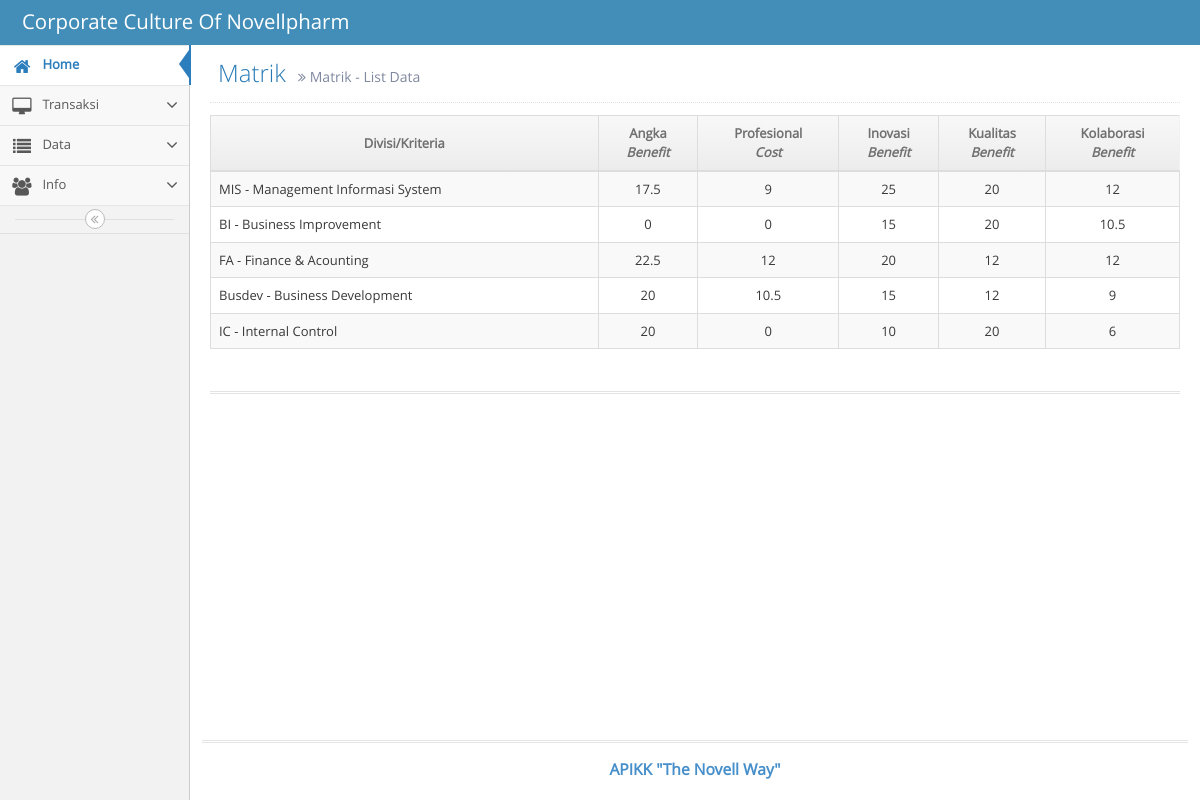
/index.php/matrik, run on the app's committed database.
### tables this page shows
CREATE TABLE `kriteria` (
  `idKriteria` int(11) NOT NULL AUTO_INCREMENT,
  `namaKriteria` text,
  `bobot` double DEFAULT NULL,
  `normalisasi` float DEFAULT NULL,
  `tipe` int(11) DEFAULT NULL,
  PRIMARY KEY (`idKriteria`)
);

CREATE TABLE `rangking` (
  `ialternativ` int(11) NOT NULL,
  `idKriteria` int(11) NOT NULL,
  `nilaiRangking` float DEFAULT NULL,
  `nilaivektor` float DEFAULT NULL,
  PRIMARY KEY (`ialternativ`,`idKriteria`),
  KEY `rangking_ibfk_1` (`idKriteria`)
);

### application/libraries/Template.php (called while the page is built)
<?php if ( ! defined('BASEPATH')) exit('No direct script access allowed');
class template {
		var $template_data = array();
		function set($name, $value)
		{
			$this->template_data[$name] = $value;
		}
		function load($template = '', $view = '' , $view_data = array(), $return = FALSE)
		{
			$this->CI =& get_instance();
			$this->set('contents', $this->CI->load->view($view, $view_data, TRUE));
			return $this->CI->load->view($template, $this->template_data, $return);
		}
}

### application/controllers/Matrik.php (called while the page is built, shortened)
<?php
class Matrik extends CI_Controller {
	public function index()
	{
		$data = array();
		$sql  = "SELECT DISTINCT(r.`ialternativ`),d.`tketerangan`,d.`vnamadivisi` FROM `rangking` r
			JOIN `alternativ` a ON a.`ialternativ` = r.`ialternativ`
			JOIN divisi d ON d.`idDivisi` = a.`idDivisi`";
		$sqlK = "SELECT * FROM kriteria ORDER BY idKriteria";
		$data['kriteria'] = $this->db->query($sqlK)->result_array();
		$data['result'] = $this->db->query($sql)->result_array();
		if($this->db->query($sql)->num_rows()>0){
			$this->template->load('template_wp','matrik/matrik_view', $data);
		}else{
			$this->session->set_flashdata('message', 'Matrik tidak ditemukan, silakan melakukan proses Transaksi');
  			redirect(site_url('transaksi'));
		}
	}
}

### index.php (called while the page is built, shortened)
<?php
require_once BASEPATH.'core/CodeIgniter.php';

### application/views/matrik/matrik_view.php (the view, shortened to what this page needs)
<div class="page-content">
	<div class="row">
		<div class="col-xs-12">
			<div class="clearfix">
        <div class="page-header">
					<h1>
						Matrik
						<small>
							<i class="ace-icon fa fa-angle-double-right"></i>
							Matrik - List Data
						</small>
					</h1>
				</div>
			</div>
			<div>
        <table class="table table-striped table-bordered table-hover" width="90%">
          <thead>
            <tr>
              <th width="30%" class="center">Divisi/Kriteria</th>
              <?php
              	foreach ($kriteria as $k) {
              		?>
              			<th class="center"><?php echo $k['namaKriteria']?><br><i>
                    <?php
                    if($k['tipe']==1){
                      echo 'Benefit';
                    }else{
                      echo 'Cost';
                    }
                    ?>
                    </i></th>
              		<?php
              	}
              ?>
            </tr>
          </thead>
          <tbody>
             <?php
             	foreach ($result as $r) {
             		?>
             			<tr>
             				<td width="40%"><?php echo $r['vnamadivisi'].' - '.$r['tketerangan']?></td>
             				<?php
             					foreach ($kriteria as $k) {
             						$sqlBobot = "SELECT nilaiRangking FROM `rangking` WHERE
             							ialternativ = ".$r['ialternativ']." AND idKriteria = ".$k['idKriteria'];
									$nilai    = $this->db->query($sqlBobot)->row_array();
									echo '<td class="center">';
									if(empty($nilai['nilaiRangking'])){
										echo '0';
									}else{
										echo $nilai['nilaiRangking'];
									}
									echo '</td>';
             					}
             				?>
             			</tr>
             		<?php
             	}
             ?>
          </tbody>
        </table>
        <br>
			</div>
			<div class="hr hr2 hr-double"></div>
		</div>
	</div>
</div>

### data on the page
kriteria: namaKriteria "Angka", tipe "Benefit", rangking.nilaiRangking "17.5", shows "0", rangking.nilaiRangking "22.5", rangking.nilaiRangking "20"
kriteria: namaKriteria "Profesional", tipe "Cost", rangking.nilaiRangking "9", shows "0", rangking.nilaiRangking "12", rangking.nilaiRangking "10.5"
kriteria: namaKriteria "Inovasi", tipe "Benefit", rangking.nilaiRangking "25", rangking.nilaiRangking "15", rangking.nilaiRangking "20", rangking.nilaiRangking "10"
kriteria: namaKriteria "Kualitas", tipe "Benefit", rangking.nilaiRangking "20", rangking.nilaiRangking "12"
kriteria: namaKriteria "Kolaborasi", tipe "Benefit", rangking.nilaiRangking "12", rangking.nilaiRangking "10.5", rangking.nilaiRangking "9", rangking.nilaiRangking "6"

### other printed values
$r['vnamadivisi'] "MIS"
$r['tketerangan'] "Management Informasi System"
$r['vnamadivisi'] "BI"
$r['tketerangan'] "Business Improvement"
$r['vnamadivisi'] "FA"
$r['tketerangan'] "Finance & Acounting"
$r['vnamadivisi'] "Busdev"
$r['tketerangan'] "Business Development"
$r['vnamadivisi'] "IC"
$r['tketerangan'] "Internal Control"
